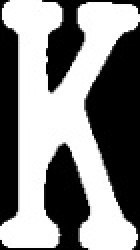
#> input picture process scripts/trainRanks/King.jpg, 70 x 125 px, given in place of the camera (shown 2 times larger)
$ python test.py   (older library calls are emulated)
#> lines starting #> are read from the running program, lines starting #| are printed output that depends on the picture; after the words box and inside, x2 and y2 are one past the last pixel; in counts of white or black regions, pixels touching at a corner belong together
"""
Script for recognising cards by suite & rank.
Camera must be positioned downwards, against a dark background
"""

# Import required libraries
from __future__ import division
import cv2
import numpy as np
import os


# Functions
def find_longContour(contours_list):  # function to find the longest contour in a given list
    max_so_far = cv2.arcLength(contours_list[0], True)  # sets perimeter max to the first contour
    max_pixels = contours_list[0]  # the coordinates of the first contour
    for contour in contours_list:
        perimeter = cv2.arcLength(contour, True)  # openCV function to find perimeter of a contour
        if perimeter > max_so_far:
            max_so_far = perimeter
            max_pixels = contour
    return [max_so_far, max_pixels]  # returning list [longest perimeter, and its coordinates]


def find_boundingRect(contour_coordinates, query_patch, resize):  # function to get minimum bounding area
    x, y, w, h = cv2.boundingRect(contour_coordinates)  # finds the minimum area, based on contour
    q_roi = query_patch[y:y + h, x:x + w]  # x, y = center, w= width, h= height
    q_resize = cv2.resize(q_roi, resize, 0, 0)  # same size as train images  #CHANGE THIS TO BE VARIANT
    return q_resize  # returns image in resized size


def find_bestMatch(filename, query):  # function to find the best match for suite & rank
    image_list = []  # creates a list with obtained images
    for file in filename:
        image_list.append(file)

    shape_dict = {}  # dictionary for acquiring suites, and its similarities with the query image
    for i, shape in enumerate(image_list):
        img = cv2.imread(image_list[i], cv2.IMREAD_UNCHANGED)
        res = cv2.matchTemplate(query, img, cv2.TM_CCOEFF_NORMED)  # template matching
        shape_dict[shape] = res[0][0]  # shape : values only, res = list within list
        best_matchVal = max(shape_dict.values())  # finds the maximum percentage
        best_shape = shape_dict.keys()[shape_dict.values().index(best_matchVal)]
    return [best_shape[11:-4], best_matchVal]  # return a list of best suite/rank and its highest score


def load_images(pathfile):
    return [os.path.join(pathfile, f) for f in os.listdir(pathfile) if f.endswith('jpg')]


cap = cv2.VideoCapture(1)  # 0 = default camera on laptop

while True:
    ret, frame = cap.read()  # ret is either True/False, frame displays camera frame
#> frame is the input picture: shape (125, 70, 3); min 0, max 255, mean 134.4

    gray = cv2.cvtColor(frame, cv2.COLOR_BGR2GRAY)  # converting original image to greyscale
    blurred_frame = cv2.GaussianBlur(gray, (3, 3), 0)  # applying blurring to greyscale image by 3 x 3 kernel
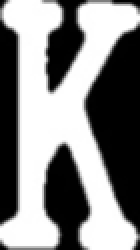
#> blurred_frame: shape (125, 70) (shown 2 times larger); min 0, max 255, mean 135

    _, binary_frame = cv2.threshold(gray, 0, 255, cv2.THRESH_BINARY + cv2.THRESH_OTSU)  # separates foreground & background
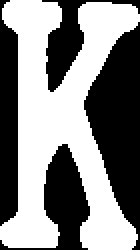
#> binary_frame: shape (125, 70) (shown 2 times larger); 52.7% white; 4 black regions

    # cv2.RETR_EXTERNAL removes child contours
    _, contours, _ = cv2.findContours(binary_frame, cv2.RETR_EXTERNAL, cv2.CHAIN_APPROX_NONE)  # finds all contours
#> contours = 1 contour; box (x1, y1, x2, y2) and area: (0, 0, 70, 125) 4340

    longest_contour = find_longContour(contours)
#> in find_longContour, `max_so_far = cv2.arcLength(contours_list[0], True)`: max_so_far = 611.5
#> in find_longContour, `max_pixels = contours_list[0]`: max_pixels = contour of 549 points, box (x1, y1, x2, y2) (0, 0, 70, 125), area 4340
#> the loop in find_longContour, `for contour in contours_list:` made 1 pass
#> perimeter on pass 1: 611.5
#> after the loop in find_longContour, `for contour in contours_list:`: max_so_far = 611.5
#> longest_contour = 2 items, first 2: 611.5, contour of 549 points, box (x1, y1, x2, y2) (0, 0, 70, 125), area 4340

    approx = cv2.approxPolyDP(longest_contour[1], 0.01 * longest_contour[0], True)  # finds curves along the contour
#> approx = contour of 15 points, box (x1, y1, x2, y2) (0, 0, 69, 125), area 4436

    # sets colours to corners for trouble shooting & finding out where to transform
    RED = approx[0][0]
#> RED = [5, 0]
    YELLOW = approx[1][0]
#> YELLOW = [9, 105]
    GREEN = approx[2][0]
#> GREEN = [0, 119]
    BLUE = approx[3][0]
#> BLUE = [28, 122]

    if len(approx) == 4:  # will not run if there are more/less than 4 corners in the frame
        # draws different coloured circles for each corner
        cv2.circle(frame, (RED[0], RED[1]), 5, (0, 0, 255), -1)  # red
        cv2.circle(frame, (BLUE[0], BLUE[1]), 5, (255, 0, 0), -1)  # blue
        cv2.circle(frame, (GREEN[0], GREEN[1]), 5, (0, 255, 0), -1)  # green
        cv2.circle(frame, (YELLOW[0], YELLOW[1]), 5, (0, 255, 255), -1)  # yellow

        # deals with orientation problem when warping image to a flat image, uses Pythagoras' theorem to switch corners
        distanceBG = np.sqrt((BLUE[0] - GREEN[0]) ** 2 + (BLUE[1] - GREEN[1]) ** 2)
        distanceBR = np.sqrt((BLUE[0] - RED[0]) ** 2 + (BLUE[1] - RED[1]) ** 2)

        if distanceBG < distanceBR:
            pts1 = np.float32([YELLOW, RED, GREEN, BLUE])  # top-left, top-right, bottom-left, bottom-right
        else:
            pts1 = np.float32([RED, BLUE, YELLOW, GREEN])  # top-left, top-right, bottom-left, bottom-right

        pts2 = np.float32([[0, 0], [400, 0], [0, 600], [400, 600]])
        matrix = cv2.getPerspectiveTransform(pts1, pts2)  # similar to map function
        flat_img = cv2.warpPerspective(gray, matrix, (400, 600))  # warps image by 400x600 flattened image

        patch = cv2.resize(flat_img[20:160, 0:60], (0, 0), fx=3, fy=3)
        #patch_grey = cv2.cvtColor(patch, cv2.COLOR_BGR2GRAY)  # converting original image to greyscale
        _, binary_img = cv2.threshold(patch, 0, 255, cv2.THRESH_BINARY_INV + cv2.THRESH_OTSU)

        query_rank = binary_img[0:240, 10:180]  # patch to extract rank
        query_suite = binary_img[240:420, 10:180]  # patch to extract suite

        # finds contours for rank & suite
        _, rank_contours, _ = cv2.findContours(query_rank, cv2.RETR_TREE, cv2.CHAIN_APPROX_SIMPLE)
        _, suite_contours, _ = cv2.findContours(query_suite, cv2.RETR_EXTERNAL, cv2.CHAIN_APPROX_SIMPLE)

        # finds the longest contour in patches rank & suite
        rank_contour = find_longContour(rank_contours)
        suite_contour = find_longContour(suite_contours)

        # finds minimum bounding rectangle for rank & suite, resize scale
        bounded_qRank = find_boundingRect(rank_contour[1], query_rank, (70, 125))
        bounded_qSuite = find_boundingRect(suite_contour[1], query_suite, (70, 100))

        filename_rank = load_images(pathfile='trainRanks/')  # loads images within trainSuites
        filename_suites = load_images(pathfile='trainSuite/')  # loads images within trainSuites

        q_rank = find_bestMatch(filename_rank, bounded_qRank)
        q_suite = find_bestMatch(filename_suites, bounded_qSuite)

        if q_rank[1] and q_suite[1] < 0.65:
            cv2.putText(frame, 'Unknown Card', (350, 470), cv2.FONT_HERSHEY_SIMPLEX, 1, (0, 0, 255), 2)

        else:
            cv2.putText(frame, q_rank[0]+' of '+q_suite[0], (350, 470), cv2.FONT_HERSHEY_SIMPLEX, 1, (0, 0, 255), 2)


        #cv2.imshow("Perspective Transformation", flat_img)
        cv2.imshow("rank", bounded_qRank)
        cv2.imshow("suite", bounded_qSuite)

    else:
        cv2.putText(frame, "No card detected", (350, 470), cv2.FONT_HERSHEY_SIMPLEX, 1, (0, 0, 255), 2)
        #print "No card detected"

    cv2.imshow('Original Frame', frame)
    #cv2.imshow('Binary Frame', binary_frame)

    key = cv2.waitKey(20)  # sets a laptop key to waitKey
#> (key Esc is pressed here)
    if key == 27:  # exit on ESC
        break

cv2.destroyWindow()
cap.release()

$ run again, on process scripts/trainRanks/Seven.jpg
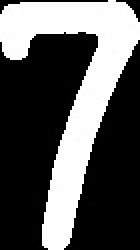
#> input picture process scripts/trainRanks/Seven.jpg, 70 x 125 px, given in place of the camera (shown 2 times larger)
#> frame is the input picture: shape (125, 70, 3); min 0, max 255, mean 88.8
#> `blurred_frame = cv2.GaussianBlur(gray, (3, 3), 0)`:
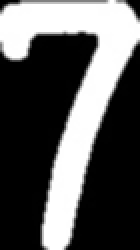
#> blurred_frame: shape (125, 70) (shown 2 times larger); min 0, max 255, mean 89.3
#> binary_frame: shape (125, 70); 34.8% white; 1 white region
#> contours = 1 contour; box (x1, y1, x2, y2) and area: (0, 0, 70, 125) 2859
#> in find_longContour, `max_so_far = cv2.arcLength(contours_list[0], True)`: max_so_far = 414.6
#> max_pixels = contour of 374 points, box (x1, y1, x2, y2) (0, 0, 70, 125), area 2859
#> the loop in find_longContour, `for contour in contours_list:` made 1 pass
#> perimeter on pass 1: 414.6
#> after the loop in find_longContour, `for contour in contours_list:`: max_so_far = 414.6
#> longest_contour = 2 items, first 2: 414.6, contour of 374 points, box (x1, y1, x2, y2) (0, 0, 70, 125), area 2859
#> approx = contour of 12 points, box (x1, y1, x2, y2) (0, 1, 70, 125), area 2781
#> RED = [62, 1]
#> YELLOW = [10, 1]
#> GREEN = [0, 7]
#> BLUE = [5, 29]
